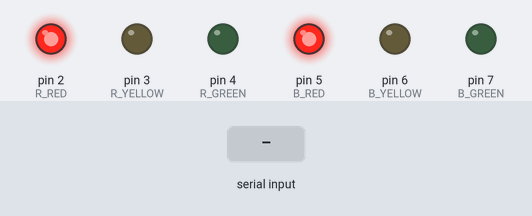
Bench run of a sketch on a simulated Arduino Uno, built with avr-gcc and run on an emulated ATmega328P. On the bench: output pins drawn as LEDs (lit = HIGH). The inputs (shaded band) are chosen by the test bench. What the sketch prints to the serial monitor is not drawn.

Above: at 1.2 s.
1.3 s: "R90\n" received over Serial
At 2.1 s:
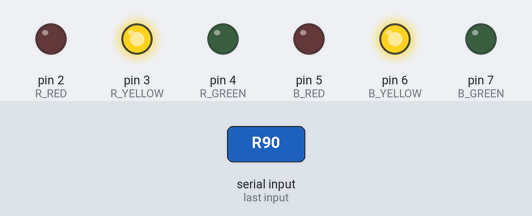
Timing chart, 0 to 12.8 s (numbered marks = the images above; inputs shaded):
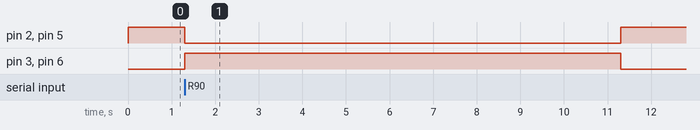

The sketch:

semaforo.ino
```cpp
const int R_GREEN = 4, R_YELLOW = 3, R_RED = 2;
const int B_GREEN = 7, B_YELLOW = 6, B_RED = 5;
const int YELLOW_MS = 10000;

void allRed() {
  digitalWrite(R_RED, HIGH); digitalWrite(R_YELLOW, LOW); digitalWrite(R_GREEN, LOW);
  digitalWrite(B_RED, HIGH); digitalWrite(B_YELLOW, LOW); digitalWrite(B_GREEN, LOW);
}

void setLane(int gPin, int yPin, int rPin, bool green) {
  digitalWrite(rPin,  !green);
  digitalWrite(yPin,  LOW);
  digitalWrite(gPin,  green);
}

void yellow() {
  digitalWrite(R_GREEN, LOW); digitalWrite(R_YELLOW, HIGH); digitalWrite(R_RED, LOW);
  digitalWrite(B_GREEN, LOW); digitalWrite(B_YELLOW, HIGH); digitalWrite(B_RED, LOW);
  delay(YELLOW_MS);
}

void runPhase(bool rightGreen, int durationMs) {
  if (rightGreen) {
    setLane(R_GREEN, R_YELLOW, R_RED, true);
    setLane(B_GREEN, B_YELLOW, B_RED, false);
  } else {
    setLane(R_GREEN, R_YELLOW, R_RED, false);
    setLane(B_GREEN, B_YELLOW, B_RED, true);
  }
  delay(durationMs);
  yellow();
  allRed();
  Serial.println("DONE");
}

void setup() {
  int pins[] = {R_GREEN, R_YELLOW, R_RED, B_GREEN, B_YELLOW, B_RED};
  for (int p : pins) pinMode(p, OUTPUT);
  Serial.begin(9600);
  allRed();
  Serial.println("READY");
}

void loop() {
  if (!Serial.available()) return;
  String cmd = Serial.readStringUntil('\n');
  cmd.trim();
  if (cmd.length() < 3) return;
  char lane = cmd.charAt(0);
  int  ms   = cmd.substring(2).toInt() * 1000;
  if (lane == 'R') runPhase(true,  ms);
  if (lane == 'B') runPhase(false, ms);
}
```

Measured:
- after the input at 1.3 s, pin 2 (R_RED), pin 5 (B_RED): HIGH → LOW at once, → HIGH 10.0 s later; pin 3 (R_YELLOW), pin 6 (B_YELLOW): LOW → HIGH at once, → LOW 10.0 s later
